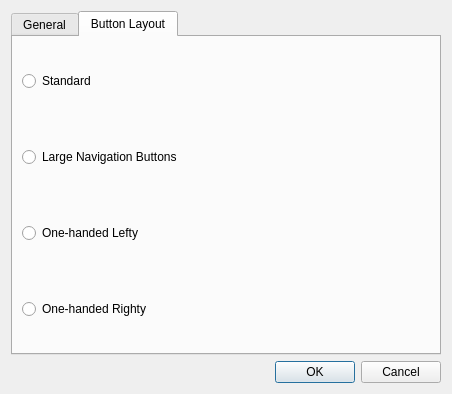
<?xml version="1.0" encoding="UTF-8"?>
<ui version="4.0">
 <class>Dialog</class>
 <widget class="QDialog" name="Dialog">
  <property name="geometry">
   <rect>
    <x>0</x>
    <y>0</y>
    <width>452</width>
    <height>394</height>
   </rect>
  </property>
  <property name="windowTitle">
   <string>Dialog</string>
  </property>
  <layout class="QGridLayout" name="gridLayout">
   <item row="1" column="0">
    <widget class="QDialogButtonBox" name="buttonBox">
     <property name="orientation">
      <enum>Qt::Horizontal</enum>
     </property>
     <property name="standardButtons">
      <set>QDialogButtonBox::Cancel|QDialogButtonBox::Ok</set>
     </property>
    </widget>
   </item>
   <item row="0" column="0">
    <widget class="QTabWidget" name="tabWidget">
     <property name="tabShape">
      <enum>QTabWidget::Rounded</enum>
     </property>
     <property name="currentIndex">
      <number>1</number>
     </property>
     <widget class="QWidget" name="tab">
      <attribute name="title">
       <string>General</string>
      </attribute>
      <widget class="QLabel" name="label">
       <property name="geometry">
        <rect>
         <x>180</x>
         <y>140</y>
         <width>81</width>
         <height>20</height>
        </rect>
       </property>
       <property name="text">
        <string>Nothing yet!</string>
       </property>
      </widget>
     </widget>
     <widget class="QWidget" name="tab_2">
      <attribute name="title">
       <string>Button Layout</string>
      </attribute>
      <layout class="QGridLayout" name="gridLayout_2">
       <item row="0" column="0">
        <layout class="QVBoxLayout" name="verticalLayout">
         <item>
          <widget class="QRadioButton" name="radioButton_2">
           <property name="sizePolicy">
            <sizepolicy hsizetype="Minimum" vsizetype="Minimum">
             <horstretch>0</horstretch>
             <verstretch>0</verstretch>
            </sizepolicy>
           </property>
           <property name="text">
            <string>Standard</string>
           </property>
          </widget>
         </item>
         <item>
          <widget class="QRadioButton" name="radioButton">
           <property name="sizePolicy">
            <sizepolicy hsizetype="Minimum" vsizetype="Minimum">
             <horstretch>0</horstretch>
             <verstretch>0</verstretch>
            </sizepolicy>
           </property>
           <property name="text">
            <string>Large Navigation Buttons</string>
           </property>
          </widget>
         </item>
         <item>
          <widget class="QRadioButton" name="radioButton_3">
           <property name="sizePolicy">
            <sizepolicy hsizetype="Minimum" vsizetype="Minimum">
             <horstretch>0</horstretch>
             <verstretch>0</verstretch>
            </sizepolicy>
           </property>
           <property name="text">
            <string>One-handed Lefty</string>
           </property>
          </widget>
         </item>
         <item>
          <widget class="QRadioButton" name="radioButton_4">
           <property name="sizePolicy">
            <sizepolicy hsizetype="Minimum" vsizetype="Minimum">
             <horstretch>0</horstretch>
             <verstretch>0</verstretch>
            </sizepolicy>
           </property>
           <property name="text">
            <string>One-handed Righty</string>
           </property>
          </widget>
         </item>
        </layout>
       </item>
      </layout>
     </widget>
    </widget>
   </item>
  </layout>
 </widget>
 <resources/>
 <connections>
  <connection>
   <sender>buttonBox</sender>
   <signal>accepted()</signal>
   <receiver>Dialog</receiver>
   <slot>accept()</slot>
   <hints>
    <hint type="sourcelabel">
     <x>248</x>
     <y>254</y>
    </hint>
    <hint type="destinationlabel">
     <x>157</x>
     <y>274</y>
    </hint>
   </hints>
  </connection>
  <connection>
   <sender>buttonBox</sender>
   <signal>rejected()</signal>
   <receiver>Dialog</receiver>
   <slot>reject()</slot>
   <hints>
    <hint type="sourcelabel">
     <x>316</x>
     <y>260</y>
    </hint>
    <hint type="destinationlabel">
     <x>286</x>
     <y>274</y>
    </hint>
   </hints>
  </connection>
 </connections>
</ui>
